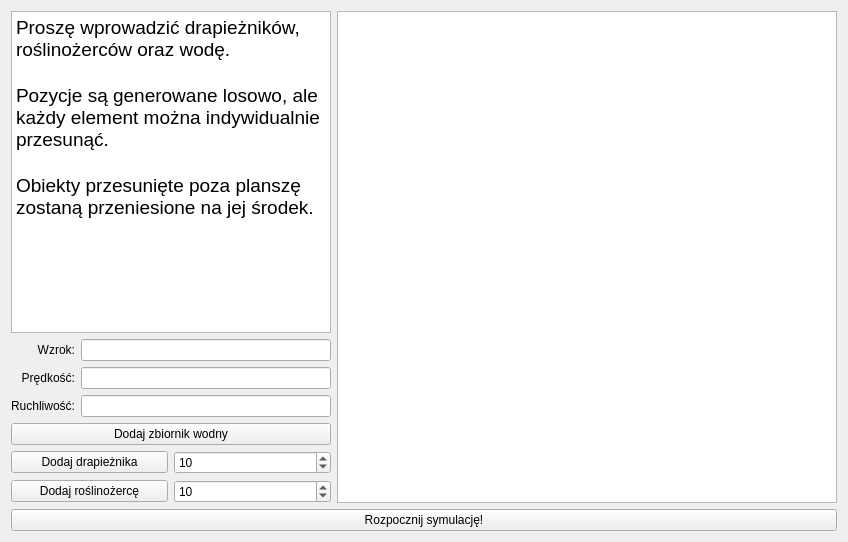
<?xml version="1.0" encoding="UTF-8"?>
<ui version="4.0">
 <class>CreatorWidget</class>
 <widget class="QWidget" name="CreatorWidget">
  <property name="geometry">
   <rect>
    <x>0</x>
    <y>0</y>
    <width>770</width>
    <height>542</height>
   </rect>
  </property>
  <property name="windowTitle">
   <string>Form</string>
  </property>
  <layout class="QGridLayout" name="gridLayout_3">
   <item row="0" column="0">
    <widget class="QTextEdit" name="textEdit">
     <property name="minimumSize">
      <size>
       <width>320</width>
       <height>0</height>
      </size>
     </property>
     <property name="html">
      <string>&lt;!DOCTYPE HTML PUBLIC &quot;-//W3C//DTD HTML 4.0//EN&quot; &quot;http://www.w3.org/TR/REC-html40/strict.dtd&quot;&gt;
&lt;html&gt;&lt;head&gt;&lt;meta name=&quot;qrichtext&quot; content=&quot;1&quot; /&gt;&lt;style type=&quot;text/css&quot;&gt;
p, li { white-space: pre-wrap; }
&lt;/style&gt;&lt;/head&gt;&lt;body style=&quot; font-family:'Ubuntu'; font-size:11pt; font-weight:400; font-style:normal;&quot;&gt;
&lt;p style=&quot; margin-top:0px; margin-bottom:0px; margin-left:0px; margin-right:0px; -qt-block-indent:0; text-indent:0px;&quot;&gt;&lt;span style=&quot; font-size:14pt;&quot;&gt;Proszę wprowadzić drapieżników, roślinożerców oraz wodę.&lt;/span&gt;&lt;/p&gt;
&lt;p style=&quot;-qt-paragraph-type:empty; margin-top:0px; margin-bottom:0px; margin-left:0px; margin-right:0px; -qt-block-indent:0; text-indent:0px; font-size:14pt;&quot;&gt;&lt;br /&gt;&lt;/p&gt;
&lt;p style=&quot; margin-top:0px; margin-bottom:0px; margin-left:0px; margin-right:0px; -qt-block-indent:0; text-indent:0px;&quot;&gt;&lt;span style=&quot; font-size:14pt;&quot;&gt;Pozycje są generowane losowo, ale każdy element można indywidualnie przesunąć.&lt;/span&gt;&lt;/p&gt;
&lt;p style=&quot;-qt-paragraph-type:empty; margin-top:0px; margin-bottom:0px; margin-left:0px; margin-right:0px; -qt-block-indent:0; text-indent:0px; font-size:14pt;&quot;&gt;&lt;br /&gt;&lt;/p&gt;
&lt;p style=&quot; margin-top:0px; margin-bottom:0px; margin-left:0px; margin-right:0px; -qt-block-indent:0; text-indent:0px;&quot;&gt;&lt;span style=&quot; font-size:14pt;&quot;&gt;Obiekty przesunięte poza planszę zostaną przeniesione na jej środek.&lt;/span&gt;&lt;/p&gt;&lt;/body&gt;&lt;/html&gt;</string>
     </property>
     <property name="textInteractionFlags">
      <set>Qt::TextSelectableByKeyboard|Qt::TextSelectableByMouse</set>
     </property>
    </widget>
   </item>
   <item row="0" column="1" rowspan="3">
    <widget class="QGraphicsView" name="graphicsView">
     <property name="minimumSize">
      <size>
       <width>500</width>
       <height>0</height>
      </size>
     </property>
    </widget>
   </item>
   <item row="1" column="0">
    <layout class="QGridLayout" name="gridLayout">
     <item row="0" column="0">
      <widget class="QLabel" name="label">
       <property name="text">
        <string>Wzrok:</string>
       </property>
       <property name="alignment">
        <set>Qt::AlignRight|Qt::AlignTrailing|Qt::AlignVCenter</set>
       </property>
      </widget>
     </item>
     <item row="0" column="1">
      <widget class="QLineEdit" name="lineEdit"/>
     </item>
     <item row="1" column="0">
      <widget class="QLabel" name="label_2">
       <property name="text">
        <string>Prędkość:</string>
       </property>
       <property name="alignment">
        <set>Qt::AlignRight|Qt::AlignTrailing|Qt::AlignVCenter</set>
       </property>
      </widget>
     </item>
     <item row="1" column="1">
      <widget class="QLineEdit" name="lineEdit_2"/>
     </item>
     <item row="2" column="0">
      <widget class="QLabel" name="label_3">
       <property name="text">
        <string>Ruchliwość:</string>
       </property>
       <property name="alignment">
        <set>Qt::AlignRight|Qt::AlignTrailing|Qt::AlignVCenter</set>
       </property>
      </widget>
     </item>
     <item row="2" column="1">
      <widget class="QLineEdit" name="lineEdit_3"/>
     </item>
    </layout>
   </item>
   <item row="2" column="0">
    <layout class="QGridLayout" name="gridLayout_2">
     <item row="0" column="0" colspan="2">
      <widget class="QPushButton" name="addWaterButton">
       <property name="text">
        <string>Dodaj zbiornik wodny</string>
       </property>
      </widget>
     </item>
     <item row="1" column="0">
      <widget class="QPushButton" name="addPredatorButton">
       <property name="text">
        <string>Dodaj drapieżnika</string>
       </property>
      </widget>
     </item>
     <item row="1" column="1">
      <widget class="QSpinBox" name="predatorSpinBox">
       <property name="minimum">
        <number>1</number>
       </property>
       <property name="value">
        <number>10</number>
       </property>
      </widget>
     </item>
     <item row="2" column="0">
      <widget class="QPushButton" name="addHerbivoreButton">
       <property name="text">
        <string>Dodaj roślinożercę</string>
       </property>
      </widget>
     </item>
     <item row="2" column="1">
      <widget class="QSpinBox" name="herbivoreSpinBox">
       <property name="minimum">
        <number>1</number>
       </property>
       <property name="value">
        <number>10</number>
       </property>
      </widget>
     </item>
    </layout>
   </item>
   <item row="3" column="0" colspan="2">
    <widget class="QPushButton" name="startButton">
     <property name="text">
      <string>Rozpocznij symulację!</string>
     </property>
    </widget>
   </item>
  </layout>
 </widget>
 <resources/>
 <connections/>
</ui>
